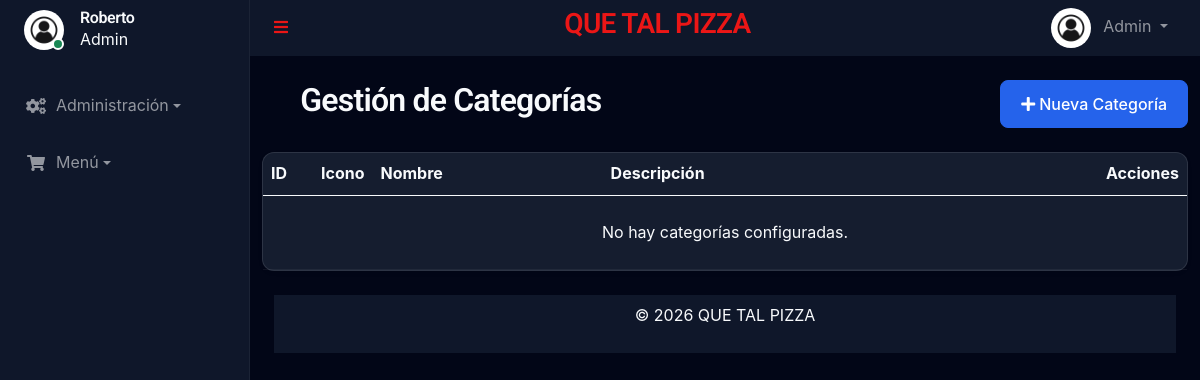
/admin/categories.php (signed in), run on an earlier commit of the app's database.
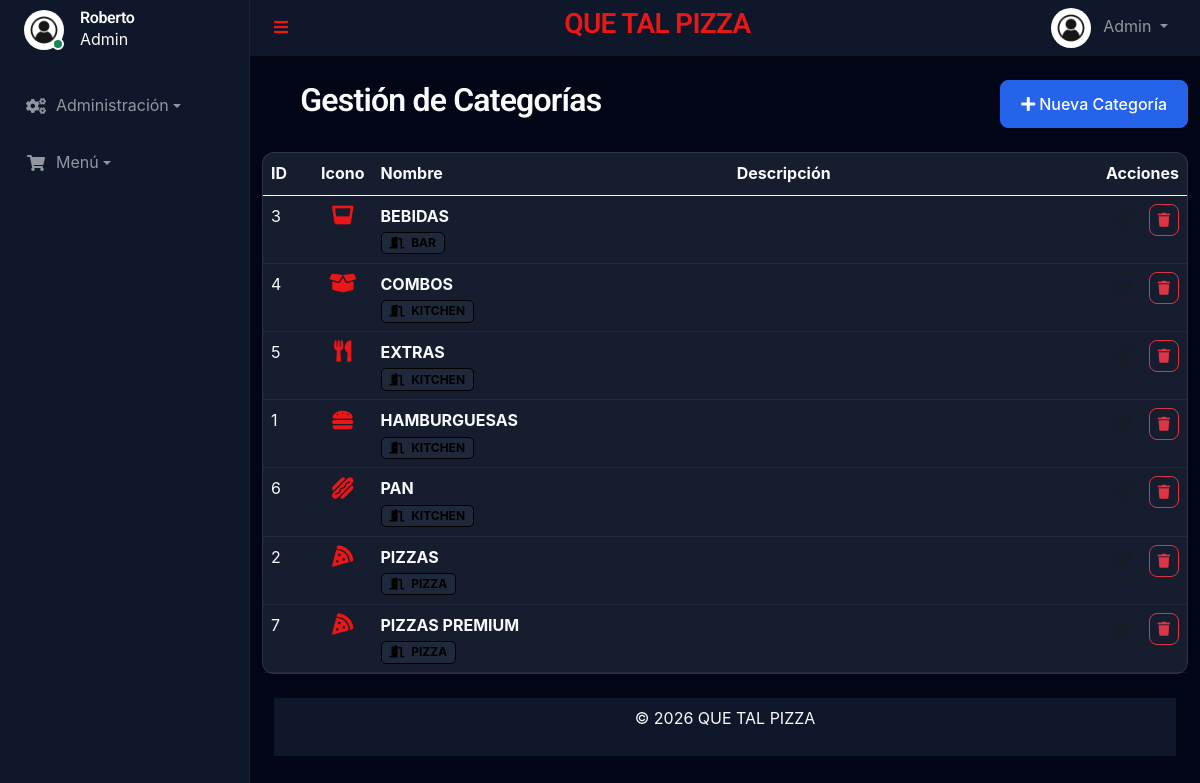
And on a later commit of the database.
### tables this page shows
CREATE TABLE `categories` (
  `id` int(11) NOT NULL,
  `name` varchar(100) NOT NULL,
  `kitchen_station` enum('pizza','kitchen','bar') DEFAULT 'kitchen',
  `icon` varchar(50) DEFAULT 'fa-tag',
  `description` text DEFAULT NULL,
  `created_at` timestamp NULL DEFAULT current_timestamp()
);

### funciones/conexion.php (called while the page is built)
<?php
class Database
{
    private static $connection = null;
    public static function getConnection()
    {
        if (self::$connection === null) {
            try {
                $host = $_ENV['DB_HOST'] ?? 'localhost';
                $dbname = $_ENV['DB_NAME'] ?? 'minimarket';
                $username = $_ENV['DB_USER'] ?? 'root';
                $password = $_ENV['DB_PASSWORD'] ?? '';
                $port = $_ENV['DB_PORT'] ?? '3306';
                $options = [
                    PDO::ATTR_ERRMODE => PDO::ERRMODE_EXCEPTION,
                    PDO::ATTR_DEFAULT_FETCH_MODE => PDO::FETCH_ASSOC,
                    PDO::ATTR_EMULATE_PREPARES => false,
                ];
                self::$connection = new PDO(
                    "mysql:host=$host;port=$port;dbname=$dbname;charset=utf8mb4",
                    $username,
                    $password,
                    $options
                );
            } catch (PDOException $e) {
                error_log("Error de conexión: " . $e->getMessage());
                die("<h3>Error de conexión.</h3>
<p>Verifica tu archivo .env y los logs del servidor.</p>");
            }
        }
        return self::$connection;
    }
}
?>

### templates/autoload.php (called while the page is built, shortened)
<?php
require_once __DIR__ . '/../funciones/conexion.php';
require_once __DIR__ . '/../funciones/Config.php';
$config = new GlobalConfig();
require_once __DIR__ . '/../funciones/ProductManager.php';

### funciones/Config.php (called while the page is built, shortened)
<?php
class GlobalConfig {
    private $db;
    private $settings = [];
    public function __construct() {
        $this->db = Database::getConnection();
    }
    public function load() {
        try {
            $query = "SELECT config_key, config_value FROM global_config";
            $stmt = $this->db->prepare($query);
            $stmt->execute();
            $results = $stmt->fetchAll(PDO::FETCH_ASSOC);
            if ($results) {
                foreach ($results as $row) {
                    $key = $row['config_key'];
                    $value = $row['config_value'];
                    $this->settings[$key] = $value;
                }
            }
        } catch (Exception $e) {
            error_log("Excepción al cargar la configuración: " . $e->getMessage());
            $this->settings = [];
        }
    }
    public function get($key, $value = null) {
        $this->load();
        return $this->settings[$key] ?? $value;
    }
    public function setGlobals() {
        $this->load();
    }
}
$config = new GlobalConfig();
$config->setGlobals();
?>

### funciones/ProductManager.php (called while the page is built, shortened)
<?php
require_once __DIR__ . '/conexion.php';
class ProductManager
{
    private $db;
    public function __construct($db = null)
    {
        $this->db = $db ?: Database::getConnection();
    }
    public function getCategories()
    {
        $stmt = $this->db->query("SELECT * FROM categories ORDER BY name ASC");
        return $stmt->fetchAll(PDO::FETCH_ASSOC);
    }
}
?>

### admin/categories.php (the view, shortened to what this page needs)
<?php
require_once '../templates/autoload.php';
$categories = $productManager->getCategories();
require_once '../templates/header.php';
require_once '../templates/menu.php';
?>
<div class="container mt-4">
    <div class="d-flex justify-content-between align-items-center mb-4">
        <h2><i class="fa-solid fa-tags me-2"></i> Gestión de Categorías</h2>
        <button class="btn btn-primary" data-bs-toggle="modal" data-bs-target="#modalCreate">
            <i class="fa fa-plus me-1"></i> Nueva Categoría
        </button>
    </div>
    <div class="card shadow-sm">
        <div class="card-body p-0">
            <table class="table table-hover mb-0">
                <thead class="table-dark">
                    <tr>
                        <th style="width: 50px;">ID</th>
                        <th style="width: 50px;">Icono</th>
                        <th>Nombre</th>
                        <th>Descripción</th>
                        <th class="text-end">Acciones</th>
                    </tr>
                </thead>
                <tbody>
                    <?php if (empty($categories)): ?>
                        <tr>
                            <td colspan="5" class="text-center py-4">No hay categorías configuradas.</td>
                        </tr>
                    <?php else: ?>
                        <?php foreach ($categories as $c): ?>
                            <tr>
                                <td>
                                    <?= $c['id'] ?>
                                </td>
                                <td class="text-center"><i
                                        class="fa <?= htmlspecialchars($c['icon'] ?? '') ?> fa-lg text-primary"></i></td>
                                <td><strong>
                                        <?= htmlspecialchars($c['name'] ?? '') ?>
                                    </strong>
                                    <br>
                                    <span class="badge bg-light text-dark border small">
                                        <i class="fa fa-door-open me-1"></i> <?= strtoupper($c['kitchen_station']) ?>
                                    </span>
                                </td>
                                <td class="text-muted small">
                                </td>
                                <td class="text-end">
                                    <button class="btn btn-sm btn-outline-secondary me-1"
                                        onclick='openEditModal(<?= json_encode($c) ?>)'>
                                        <i class="fa fa-edit"></i>
                                    </button>
                                    <form action="" method="POST" class="d-inline"
                                        onsubmit="return confirm('¿Eliminar esta categoría? Los productos vinculados pasarán a ser SIN CATEGORÍA.')">
                                        <button class="btn btn-sm btn-outline-danger"><i class="fa fa-trash"></i></button>
                                    </form>
                                </td>
                            </tr>
                        <?php endforeach; ?>
                    <?php endif; ?>
                </tbody>
            </table>
        </div>
    </div>
</div>
<?php require_once '../templates/footer.php'; ?>

### templates/header.php (shortened to what this page needs)
<?php
$user = $_SESSION['user_name'] ?? null;
$user_role = $_SESSION['user_role'] ?? null;
$profile_pic = $_SESSION['user_profile_pic'] ?? 'default.jpg';
?>
<!DOCTYPE html>
<html lang="es">
<head>
    <link href="https://cdnjs.cloudflare.com/ajax/libs/font-awesome/5.10.0/css/all.min.css" rel="stylesheet">
    <link href="https://cdn.jsdelivr.net/npm/bootstrap-icons@1.4.1/font/bootstrap-icons.css" rel="stylesheet">
    <link href="https://cdn.jsdelivr.net/npm/select2@4.1.0-rc.0/dist/css/select2.min.css" rel="stylesheet" />
    <link href="../lib/owlcarousel/assets/owl.carousel.min.css" rel="stylesheet">
    <link href="../lib/tempusdominus/css/tempusdominus-bootstrap-4.min.css" rel="stylesheet" />
    <link href="../css/bootstrap.min.css" rel="stylesheet">
    <link href="../css/style.css" rel="stylesheet">
</head>
<body>
    <div class="container-fluid position-relative d-flex p-0">
        <div class="content">
            <nav class="navbar navbar-expand bg-secondary navbar-dark sticky-top px-4 py-0">
                <a href="#" class="sidebar-toggler flex-shrink-0">
                    <i class="fa fa-bars"></i>
                </a>
                <div class="navbar-nav align-items-center ms-auto">
                    <a href="index.html" class="navbar-brand mx-8 mb-8">
                        <h3 class="text-primary"><? echo $GLOBALS['site_name']; ?></h3>
                    </a>
                </div>
                <div class="navbar-nav align-items-center ms-auto">
                    <?php if ($user_role): ?>
                        <div class="nav-item dropdown">
                            <a href="#" class="nav-link dropdown-toggle" data-bs-toggle="dropdown">
                                <img class="rounded-circle me-lg-2"
                                    src="../uploads/profile_pics/<?php echo $profile_pic; ?>" alt=""
                                    style="width: 40px; height: 40px;">
                                <span class="d-none d-lg-inline-flex"><?php echo ucfirst($user_role); ?></span>
                            </a>
                        </div>
                    <?php endif; ?>
                </div>
            </nav>

### templates/menu.php (shortened to what this page needs)
<div class="sidebar pe-4 pb-3">
    <nav class="navbar bg-secondary navbar-dark">
        <div class="d-flex align-items-center ms-4 mb-4">
            <div class="position-relative">
                <img class="rounded-circle" src="../uploads/profile_pics/<?php echo htmlspecialchars($profile_pic); ?>"
                    alt="" style="width: 40px; height: 40px;">
                <div
                    class="bg-success rounded-circle border border-2 border-white position-absolute end-0 bottom-0 p-1">
                </div>
            </div>
            <div class="ms-3">
                <?php if ($user_role === 'admin'): ?>
                    <h6 class="mb-0"><?php echo ucfirst(htmlspecialchars($user)); ?></h6>
                    <span><?php echo ucfirst(htmlspecialchars($user_role)); ?></span>
                <?php elseif ($user_role === 'user'): ?>
                    <h6 class="mb-0"><?php echo ucfirst(htmlspecialchars($user)); ?></h6>
                    <span><?php echo ucfirst(htmlspecialchars($user_role)); ?></span>
                <?php elseif (!$user_role): ?>
                    <h6 class="mb-0">Visitante</h6>
                    <span> </span>
                <?php endif; ?>
            </div>
        </div>
        <div class="navbar-nav w-100">
            <?php if ($user_role === 'admin'): ?>
                <div class="nav-item dropdown">
                    <a href="#" class="nav-link dropdown-toggle" data-bs-toggle="dropdown"><i
                            class="fa fa-cogs me-2"></i>Administración</a>
                </div>
                <div class="nav-item dropdown">
                    <a href="#" class="nav-link dropdown-toggle" data-bs-toggle="dropdown"><i
                            class="fa fa-shopping-cart me-2"></i>Menú</a>
                </div>
            <?php endif; ?>
        </div>
    </nav>
</div>

### templates/footer.php (shortened to what this page needs)
<div class="container-fluid sticky-down pt-4 px-4">
  <footer>
    <nav class="navbar justify-content-center navbar-expand bg-secondary navbar-dark sticky-down px-10 py-10  ">
      &copy; <?php echo date("Y"); ?> <?php echo htmlspecialchars($config->get('site_name')); ?>
    </nav>
    <nav class="navbar justify-content-center navbar-expand bg-secondary navbar-dark sticky-down px-2 py-2  ">
    </nav>
  </footer>
</div>
</div>
</div>
<div id="global-toast-container" class="position-fixed bottom-0 end-0 p-3" style="z-index: 1100;"></div>
</body>
</html>

### css/style.css (style rules this page uses)
:root { --primary: #2563eb; --primary-dark: #1e40af; --secondary: #0f172a; --surface: #1e293b; --background: #020617; --text-main: #f8fafc; --text-muted: #94a3b8; --accent: #ef4444; --success: #10b981; --touch-target: 48px; --radius-sm: 8px; --radius-md: 12px; --radius-lg: 16px; }
body { background-color: var(--background); color: var(--text-main); font-family: 'Inter', system-ui, -apple-system, sans-serif; line-height: 1.6; }
.card, .card-product { background: rgba(30, 41, 59, 0.7); backdrop-filter: blur(12px); -webkit-backdrop-filter: blur(12px); border: 1px solid rgba(255, 255, 255, 0.1); border-radius: var(--radius-md); box-shadow: 0 4px 6px -1px rgba(0, 0, 0, 0.1), 0 2px 4px -1px rgba(0, 0, 0, 0.06); transition: transform 0.2s ease, box-shadow 0.2s ease; }
h1, h2, h3, h4, h5, h6 { font-weight: 600; color: var(--text-main); letter-spacing: -0.025em; }
.text-muted { color: var(--text-muted) !important; }
.bg-light, .bg-white { background-color: var(--surface) !important; color: var(--text-main) !important; }
.bg-secondary { background-color: var(--secondary) !important; color: var(--text-main) !important; }
.text-dark, .text-body { color: var(--text-main) !important; }
.badge.bg-info, .badge.bg-warning, .badge.bg-light, .alert-warning, .alert-info, .alert-light, .card.bg-warning, .card.bg-info, .card.bg-light, .bg-warning .text-dark, .bg-info .text-dark { color: #000 !important; }
.badge.text-dark { color: #000 !important; }
.table, .table-light { color: var(--text-main) !important; background-color: transparent !important; border-color: rgba(255, 255, 255, 0.05); }
.table> :not(caption)>*>* { background-color: transparent !important; color: var(--text-main) !important; box-shadow: none !important; }
.btn { min-height: var(--touch-target); padding: 0.5rem 1.25rem; font-weight: 500; border-radius: var(--radius-sm); display: inline-flex; align-items: center; justify-content: center; transition: all 0.2s; text-transform: capitalize; }
.btn-primary { background-color: var(--primary); border-color: var(--primary); }
.btn-sm, .btn-group-sm>.btn { min-height: 32px !important; padding: 0.25rem 0.5rem; font-size: 0.875rem; }
.sidebar { position: fixed; top: 0; left: 0; bottom: 0; width: 250px; height: 100vh; overflow-y: auto; background: var(--secondary); border-right: 1px solid rgba(255, 255, 255, 0.05); transition: 0.5s; z-index: 999; margin-left: -250px; }
.content { margin-left: 0; min-height: 100vh; background: var(--background); transition: 0.5s; width: 100%; }
@media (min-width: 992px) { .sidebar { margin-left: 0; } }
@media (min-width: 992px) { .content { margin-left: 250px; width: calc(100% - 250px); } }
.sidebar .nav-link { color: var(--text-muted); border-radius: var(--radius-sm); margin: 4px 8px; padding: 12px 16px; display: flex; align-items: center; }
.sidebar .nav-link i { width: 24px; margin-right: 12px; text-align: center; }
img { max-width: 100%; height: auto; }
.container-fluid { overflow-x: hidden; }

What changed in the data, as far as the page shows it:
added categories: id "3", name "BEBIDAS", kitchen_station "BAR"
added categories: id "4", name "COMBOS", kitchen_station "KITCHEN"
added categories: id "5", name "EXTRAS", kitchen_station "KITCHEN"
added categories: id "1", name "HAMBURGUESAS", kitchen_station "KITCHEN"
added categories: id "6", name "PAN", kitchen_station "KITCHEN"
added categories: id "2", name "PIZZAS", kitchen_station "PIZZA"
added categories: id "7", name "PIZZAS PREMIUM", kitchen_station "PIZZA"
Also different on the page:
text no longer shown: "No hay categorías configuradas."
